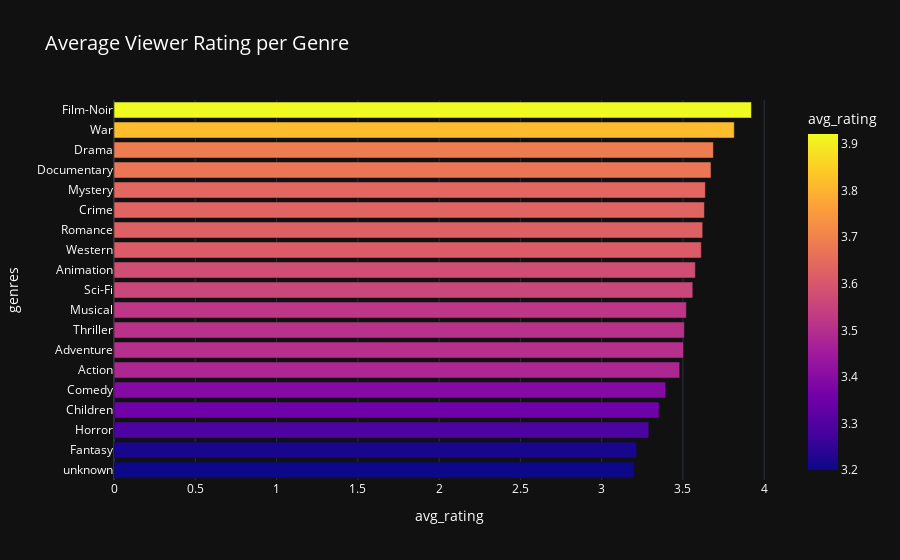

Write notebook code for a chart like this one.
### Code cell
genre_ratings = df.groupby("genres")["rating"].mean().reset_index()
genre_ratings.columns = ["genres", "avg_rating"]

# Optional: sort descending by avg_rating
genre_ratings = genre_ratings.sort_values(by="avg_rating", ascending=False)
fig = px.bar(
    genre_ratings,
    x="avg_rating",
    y="genres",
    orientation="h",
    color="avg_rating",
    color_continuous_scale="Plasma",  # bright colors for dark background
    title="Average Viewer Rating per Genre",
    hover_data={"avg_rating": ":.2f"},  # show 2 decimals
)

fig.update_layout(
    template="plotly_dark",
    yaxis={"categoryorder": "total ascending"},  # highest rating at bottom
    title_font_size=20,
    font=dict(color="white"),
)

fig.show()

### Figure 1 — Plotly figure (JSON) as saved in the notebook; plotly's stock layout.template omitted (floating-point values rounded to 4 significant figures)
{"data": [{"hovertemplate": "avg_rating=%{marker.color:.2f}<br>genres=%{y}<extra></extra>", "legendgroup": "", "marker": {"color": [3.922, 3.816, 3.687, 3.673, 3.638, 3.632, 3.622, 3.613, 3.577, 3.561, 3.521, 3.509, 3.504, 3.48, 3.394, 3.353, 3.29, 3.215, 3.2], "coloraxis": "coloraxis", "pattern": {"shape": ""}}, "name": "", "orientation": "h", "showlegend": false, "textposition": "auto", "type": "bar", "x": [3.922, 3.816, 3.687, 3.673, 3.638, 3.632, 3.622, 3.613, 3.577, 3.561, 3.521, 3.509, 3.504, 3.48, 3.394, 3.353, 3.29, 3.215, 3.2], "xaxis": "x", "y": ["Film-Noir", "War", "Drama", "Documentary", "Mystery", "Crime", "Romance", "Western", "Animation", "Sci-Fi", "Musical", "Thriller", "Adventure", "Action", "Comedy", "Children", "Horror", "Fantasy", "unknown"], "yaxis": "y"}], "layout": {"barmode": "relative", "coloraxis": {"colorbar": {"title": {"text": "avg_rating"}}, "colorscale": [[0, "#0d0887"], [0.1111, "#46039f"], [0.2222, "#7201a8"], [0.3333, "#9c179e"], [0.4444, "#bd3786"], [0.5556, "#d8576b"], [0.6667, "#ed7953"], [0.7778, "#fb9f3a"], [0.8889, "#fdca26"], [1, "#f0f921"]]}, "font": {"color": "white"}, "legend": {"tracegroupgap": 0}, "title": {"font": {"size": 20}, "text": "Average Viewer Rating per Genre"}, "xaxis": {"anchor": "y", "domain": [0, 1], "title": {"text": "avg_rating"}}, "yaxis": {"anchor": "x", "categoryorder": "total ascending", "domain": [0, 1], "title": {"text": "genres"}}}}
